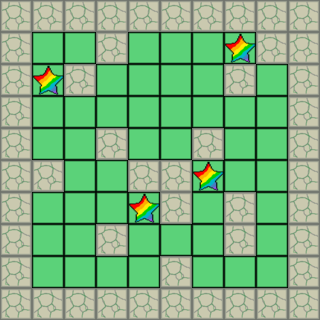

This game map was drawn from its Tiled (.tmx) file and the tilesets committed beside it. A one-line description and the full map source follow:
An orthogonal 10x10 tile map with 32x32 px tiles, 3 tile layers (Floor, Wall, Checkpoint), 5 tilesets and 5 objects (4x Box, Player).

<map version="1.10" tiledversion="1.11.2" orientation="orthogonal" renderorder="right-down" width="10" height="10" tilewidth="32" tileheight="32" infinite="0" nextlayerid="6" nextobjectid="6">
 <tileset firstgid="1" source="grass.tsx" />
 <tileset firstgid="7" source="wall.tsx" />
 <tileset firstgid="8" source="charactor.tsx" />
 <tileset firstgid="9" source="box.tsx" />
 <tileset firstgid="10" source="star.tsx" />
 <layer id="1" name="Floor" width="10" height="10">
  <data encoding="csv">
0,0,0,0,0,0,0,0,0,0,
0,1,1,0,1,1,1,1,0,0,
0,1,0,1,1,1,1,0,1,0,
0,1,1,1,1,1,1,1,1,0,
0,1,1,0,1,1,0,1,1,0,
0,0,1,1,0,0,1,1,1,0,
0,1,1,1,1,0,1,0,1,0,
0,1,1,0,1,1,1,0,1,0,
0,1,1,1,1,0,1,1,1,0,
0,0,0,0,0,0,0,0,0,0
</data>
 </layer>
 <layer id="2" name="Wall" width="10" height="10">
  <data encoding="csv">
7,7,7,7,7,7,7,7,7,7,
7,0,0,7,0,0,0,0,7,7,
7,0,7,0,0,0,0,7,0,7,
7,0,0,0,0,0,0,0,0,7,
7,0,0,7,0,0,7,0,0,7,
7,7,0,0,7,7,0,0,0,7,
7,0,0,0,0,7,0,7,0,7,
7,0,0,7,0,0,0,7,0,7,
7,0,0,0,0,7,0,0,0,7,
7,7,7,7,7,7,7,7,7,7
</data>
 </layer>
 <objectgroup id="3" name="Player">
  <object id="1" name="Player" gid="8" x="128" y="160" width="32" height="32" />
 </objectgroup>
 <objectgroup id="4" name="Box">
  <object id="2" name="Box" gid="9" x="96" y="128" width="32" height="32" />
  <object id="3" name="Box" gid="9" x="160" y="128" width="32" height="32" />
  <object id="4" name="Box" gid="9" x="160" y="256" width="32" height="32" />
  <object id="5" name="Box" gid="9" x="64" y="256" width="32" height="32" />
 </objectgroup>
 <layer id="5" name="Checkpoint" width="10" height="10">
  <data encoding="csv">
0,0,0,0,0,0,0,0,0,0,
0,0,0,0,0,0,0,10,0,0,
0,10,0,0,0,0,0,0,0,0,
0,0,0,0,0,0,0,0,0,0,
0,0,0,0,0,0,0,0,0,0,
0,0,0,0,0,0,10,0,0,0,
0,0,0,0,10,0,0,0,0,0,
0,0,0,0,0,0,0,0,0,0,
0,0,0,0,0,0,0,0,0,0,
0,0,0,0,0,0,0,0,0,0
</data>
 </layer>
</map>
